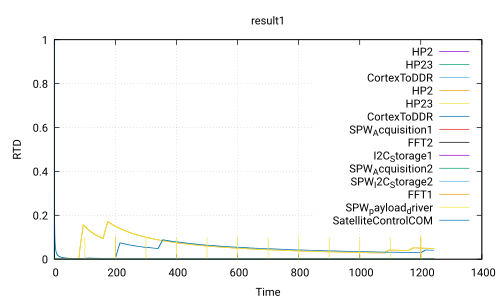

This figure's gnuplot source:
 set title 'result1'
 set ylabel 'RTD'
 set xlabel 'Time'
 set grid
 set term pdf
 set output 'Use_case_DoubleCamera_noSafety.ATIPPIC0.executable340.0_80.0.pdf'
 plot 'Use_case_DoubleCamera_noSafety.ATIPPIC0.executable340.0_80.0.csv' using 1:2 with lines title 'HP2','Use_case_DoubleCamera_noSafety.ATIPPIC0.executable340.0_80.0.csv' using 1:3 with lines title 'HP23','Use_case_DoubleCamera_noSafety.ATIPPIC0.executable340.0_80.0.csv' using 1:4 with lines title 'CortexToDDR','Use_case_DoubleCamera_noSafety.ATIPPIC0.executable340.0_80.0.csv' using 1:5 with lines title 'HP2','Use_case_DoubleCamera_noSafety.ATIPPIC0.executable340.0_80.0.csv' using 1:6 with lines title 'HP23','Use_case_DoubleCamera_noSafety.ATIPPIC0.executable340.0_80.0.csv' using 1:7 with lines title 'CortexToDDR','Use_case_DoubleCamera_noSafety.ATIPPIC0.executable340.0_80.0.csv' using 1:8 with lines title 'SPW_Acquisition1','Use_case_DoubleCamera_noSafety.ATIPPIC0.executable340.0_80.0.csv' using 1:9 with lines title 'FFT2','Use_case_DoubleCamera_noSafety.ATIPPIC0.executable340.0_80.0.csv' using 1:10 with lines title 'I2C_Storage1','Use_case_DoubleCamera_noSafety.ATIPPIC0.executable340.0_80.0.csv' using 1:11 with lines title 'SPW_Acquisition2','Use_case_DoubleCamera_noSafety.ATIPPIC0.executable340.0_80.0.csv' using 1:12 with lines title 'SPW_I2C_Storage2','Use_case_DoubleCamera_noSafety.ATIPPIC0.executable340.0_80.0.csv' using 1:13 with lines title 'FFT1','Use_case_DoubleCamera_noSafety.ATIPPIC0.executable340.0_80.0.csv' using 1:14 with lines title 'SPW_payload_driver','Use_case_DoubleCamera_noSafety.ATIPPIC0.executable340.0_80.0.csv' using 1:15 with lines title 'SatelliteControlCOM'
